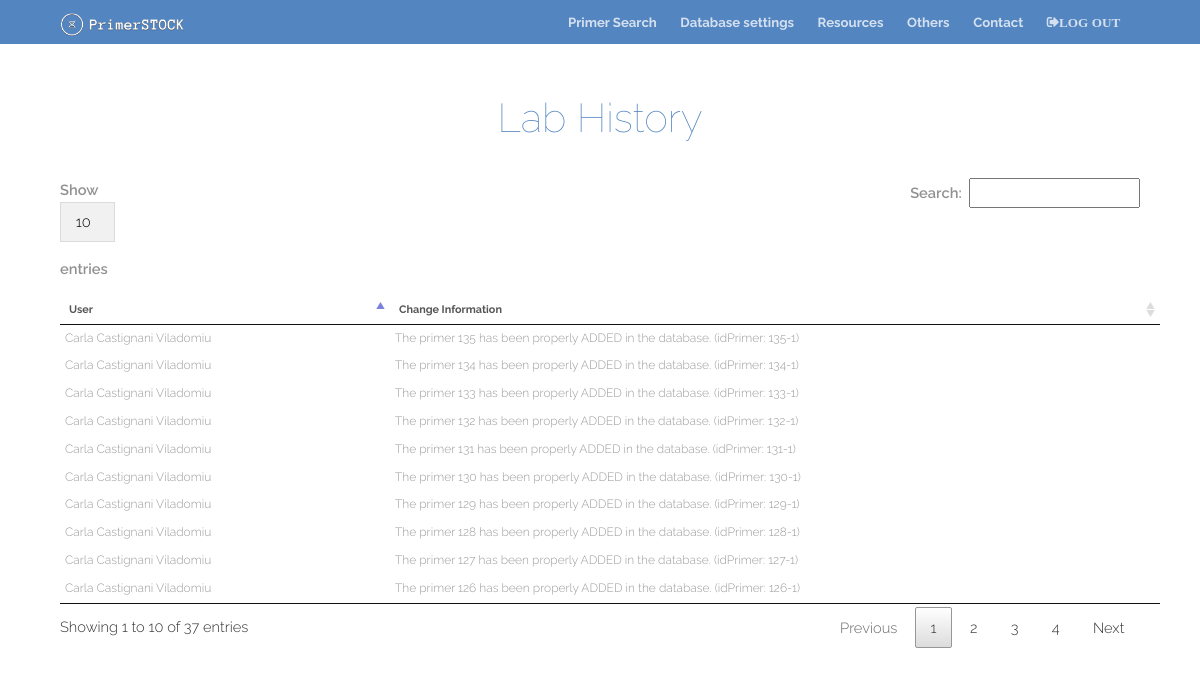
The app's page /users/history.php (signed in) with its own data.
### tables this page shows
CREATE TABLE `History` (
  `idHistory` int(11) NOT NULL,
  `idUser` int(11) NOT NULL,
  `Change_info` varchar(255) NOT NULL,
  `Lab_idLabs` int(11) NOT NULL
);

CREATE TABLE `Users` (
  `idUsers` int(11) NOT NULL,
  `User_name` varchar(45) NOT NULL,
  `Surname` varchar(45) NOT NULL,
  `Email` varchar(45) NOT NULL,
  `Password` varchar(100) NOT NULL,
  `Cookies` varchar(45) NOT NULL,
  `Lab_idLabs` int(11) NOT NULL
);

### users/history.php (the view, shortened to what this page needs)
<?php
$con = getdb();
$lab = $_SESSION['wlab'];
?>
<!DOCTYPE HTML>
<html>
	<head>
		<link rel="stylesheet" href="../assets/css/main.css" />
    <link rel="stylesheet" href="../DataTable/jquery.dataTables.min.css"/>
	</head>
	<body class="subpage">
			<header id="header">
				<div class="inner">
					<a href="../index.php" class="logo"><img src="../images/PrimerStock.svg" alt="logo" height="50" width="125"/></a>
					<nav id="nav">
						<a href="users.php#two">Primer Search</a>
						<a href="users.php#three">Database settings</a>
						<a href="users.php#four">Resources</a>
						<a href="users.php#five">Others</a>
						<a href="users.phpfive">Contact</a>
						<a href="logout.php" class="fa fa-sign-out">LOG OUT<a/>
					</nav>
				</div>
			</header>
		<section id="one" class="wrapper">
		<div class="inner" style="width:1100px">
					<header class="align-center">
						<h2>Lab History</h2>
					</header>
	<table border="0" cellspacing="2" cellpadding="4" id="dataTable" style="width:1100px">
                    <thead>
                        <tr>
                    <th>User</th>
                    <th>Change Information</th>
                        </tr>
                    </thead>
                   <tbody>
<?php
$query = "SELECT History.idUser, History.Change_info FROM History WHERE History.Lab_idLabs = $lab ORDER BY History.idHistory DESC";
$result = mysqli_query($con, $query);
if (mysqli_num_rows($result) > 0) {
            while($row = mysqli_fetch_assoc($result)) {
            	$userid = $row['idUser'];
            	$query1 = "SELECT Users.User_name, Users.Surname FROM Users WHERE Users.idUsers = '$userid'";
            	$result1 = mysqli_query($con, $query1);
            	$user_info = mysqli_fetch_assoc($result1);
            	?>
            	<tr>
                   <td><?php echo $user_info['User_name'], " ", $user_info['Surname']; ?></td>
                   <td><?php print $row['Change_info'] ?></td>
                   </tr>
<?php
}
}
?>
    	</tbody>
        </table>
		</div>
		</section>
	</body>
</html>

### assets/css/main.css (style rules this page uses)
html, body, div, span, applet, object, iframe, h1, h2, h3, h4, h5, h6, p, blockquote, pre, a, abbr, acronym, address, big, cite, code, del, dfn, em, img, ins, kbd, q, s, samp, small, strike, strong, sub, sup, tt, var, b, u, i, center, dl, dt, dd, ol, ul, li, fieldset, form, label, legend, table, caption, tbody, tfoot, thead, tr, th, td, article, aside, canvas, details, embed, figure, figcaption, footer, header, hgroup, menu, nav, output, ruby, section, summary, time, mark, audio, video { margin: 0; padding: 0; border: 0; font-size: 100%; font: inherit; vertical-align: baseline; }
article, aside, details, figcaption, figure, footer, header, hgroup, menu, nav, section { display: block; }
body { line-height: 1; }
table { border-collapse: collapse; border-spacing: 0; }
body { -webkit-text-size-adjust: none; }
*, *:before, *:after { -moz-box-sizing: border-box; -webkit-box-sizing: border-box; box-sizing: border-box; }
body { -ms-overflow-style: scrollbar; }
body { background: #fff; }
body, input, select, textarea { color: #9a9a9a; font-family: "Raleway", Arial, Helvetica, sans-serif; font-size: 13pt; font-weight: 300; line-height: 1.65; }
@media screen and (max-width: 1680px) { body, input, select, textarea { font-size: 11pt; } }
@media screen and (max-width: 1280px) { body, input, select, textarea { font-size: 11pt; } }
a { color: #5385c1; text-decoration: underline; }
h1, h2, h3, h4, h5, h6 { color: #5385c1; font-weight: 300; line-height: 1.5; margin: 0 0 1em 0; }
h2 { font-size: 1.75em; font-weight: 100; }
.align-center { text-align: center; }
.inner { max-width: 75em; margin: 0 auto; }
@media screen and (max-width: 1280px) { .inner { max-width: 90%; } }
section.wrapper, article.wrapper { padding: 3em 0; }
section.wrapper header, article.wrapper header { margin-bottom: 2em; }
section.wrapper header h2, article.wrapper header h2 { font-size: 2.75em; margin: 0 0 .5em 0; }
table { margin: 0 0 2em 0; width: 100%; }
table tbody tr { border: solid 1px #dbdbdb; border-left: 0; border-right: 0; }
table tbody tr:nth-child(2n + 1) { background-color: rgba(144, 144, 144, 0.075); }
table td { padding: 0.75em 0.75em; }
table th { color: #555; font-size: 0.9em; font-weight: 600; padding: 0 0.75em 0.75em 0.75em; text-align: left; }
table thead { border-bottom: solid 2px #dbdbdb; }
.subpage { padding-top: 44px; }
.subpage #header { background: #5385c1; top: 0; height: 44px; line-height: 44px; position: fixed; }
#header { color: #d4e0ef; cursor: default; height: 3.25em; left: 0; line-height: 3.25em; position: absolute; text-align: right; top: 4em; width: 100%; z-index: 10001; }
#header .inner { margin: 0 auto; position: relative; }
#header .logo { color: #ffffff; display: inline-block; font-weight: 600; height: inherit; left: 0; line-height: inherit; margin: 0; padding: 0; position: absolute; top: 0; font-size: 1em; }
#header a { -moz-transition: color 0.2s ease-in-out; -webkit-transition: color 0.2s ease-in-out; -ms-transition: color 0.2s ease-in-out; transition: color 0.2s ease-in-out; display: inline-block; padding: 0 0.75em; color: inherit; text-decoration: none; font-weight: bold; font-size: .9em; }

### records on screen
history: idUser.User_name "Carla", idUser.Surname "Castignani Viladomiu", Change_info "The primer 135 has been properly ADDED in the database. (idPrimer: 135-1)"
history: idUser.User_name "Carla", idUser.Surname "Castignani Viladomiu", Change_info "The primer 134 has been properly ADDED in the database. (idPrimer: 134-1)"
history: idUser.User_name "Carla", idUser.Surname "Castignani Viladomiu", Change_info "The primer 133 has been properly ADDED in the database. (idPrimer: 133-1)"
history: idUser.User_name "Carla", idUser.Surname "Castignani Viladomiu", Change_info "The primer 132 has been properly ADDED in the database. (idPrimer: 132-1)"
history: idUser.User_name "Carla", idUser.Surname "Castignani Viladomiu", Change_info "The primer 131 has been properly ADDED in the database. (idPrimer: 131-1)"
history: idUser.User_name "Carla", idUser.Surname "Castignani Viladomiu", Change_info "The primer 130 has been properly ADDED in the database. (idPrimer: 130-1)"
history: idUser.User_name "Carla", idUser.Surname "Castignani Viladomiu", Change_info "The primer 129 has been properly ADDED in the database. (idPrimer: 129-1)"
history: idUser.User_name "Carla", idUser.Surname "Castignani Viladomiu", Change_info "The primer 128 has been properly ADDED in the database. (idPrimer: 128-1)"
history: idUser.User_name "Carla", idUser.Surname "Castignani Viladomiu", Change_info "The primer 127 has been properly ADDED in the database. (idPrimer: 127-1)"
history: idUser.User_name "Carla", idUser.Surname "Castignani Viladomiu", Change_info "The primer 126 has been properly ADDED in the database. (idPrimer: 126-1)"
